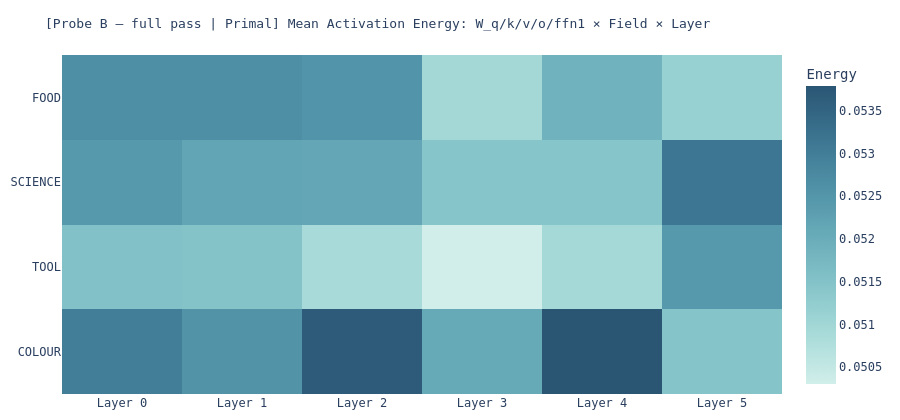
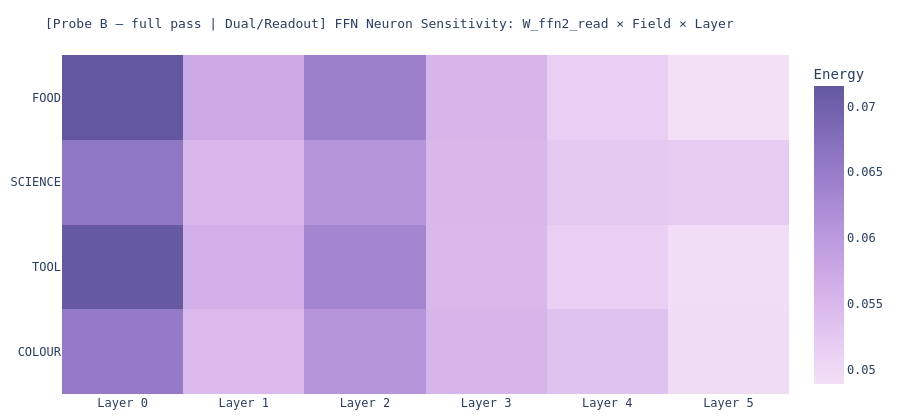

The cell these charts' notebook holds for them, in order:
### Markdown cell above
### 3.1 — Probe B: Visualise mean activation energy per semantic field and layer

Probe B uses `X_pass = model.encode(word)`, so each activation score is computed from a **contextualised representation** that has already passed through all transformer layers.

As in Probe A, we separate:

- **Primal roles** — `W_q`, `W_k`, `W_v`, `W_o`, `W_ffn1`  
  These measure how strongly the learned layers transform the model’s final word representation through their standard input axis.
- **Dual role** — `W_ffn2_read`  
  This probes the transpose of the FFN output matrix and measures which FFN hidden neurons are most sensitive to the contextualised word representation.

The primal view remains the main “write / encode” activation map.
The dual view remains a **readout-space diagnostic**, closer in spirit to ArrowSpace’s feature-space transpose than to a standard forward activation.

Accordingly, the visualisations below should report:
- a **primal heatmap** over the standard roles, showing how contextualised meanings are amplified across layers and semantic fields;
- a **dual/readout heatmap** for `W_ffn2_read`, showing how FFN hidden neurons respond to those contextualised meanings.

Because Probe B uses the model’s own final representation, these maps include a mild self-consistency effect: the same weights partly helped create the vectors now being probed.

### Code cell
# ── §3.1 Probe B: Mean activation energy heatmap (full-pass basis) ────────────
# Primal heatmap: W_q / W_k / W_v / W_o / W_ffn1 only.
# Dual heatmap:   W_ffn2_read only (readout-space diagnostic, self-consistency
#                 effect present: W_ffn2 co-shaped the X_pass vectors).

# ── Primal heatmap ─────────────────────────────────────────────────────────────
primal_layer_means = np.zeros((len(field_names), n_layers))
for f_idx, field in enumerate(field_names):
    mask = labels == field
    for l_idx in range(n_layers):
        cols = [f"L{l_idx}_{r}" for r in PRIMAL_ROLES]
        primal_layer_means[f_idx, l_idx] = df_act.loc[mask, cols].values.mean()

fig_b1_primal = px.imshow(
    primal_layer_means,
    x=[f"Layer {i}" for i in range(n_layers)],
    y=field_names,
    color_continuous_scale="Teal",
    aspect="auto",
    title="[Probe B — full pass | Primal] Mean Activation Energy: W_q/k/v/o/ffn1 × Field × Layer",
    labels={"color": "Energy"},
)
fig_b1_primal.update_layout(
    font_family="monospace", title_font_size=13,
    margin=dict(l=10, r=10, t=55, b=10), height=420,
)
fig_b1_primal.write_image(OUTPUT_DIR / "fig_01b_primal_heatmap.png", scale=2)
fig_b1_primal.show()
print("Saved fig_01b_primal_heatmap.png")

# ── Dual/readout heatmap ───────────────────────────────────────────────────────
dual_layer_means = np.zeros((len(field_names), n_layers))
for f_idx, field in enumerate(field_names):
    mask = labels == field
    for l_idx in range(n_layers):
        cols = [f"L{l_idx}_W_ffn2_read"]
        dual_layer_means[f_idx, l_idx] = df_act.loc[mask, cols].values.mean()

fig_b1_dual = px.imshow(
    dual_layer_means,
    x=[f"Layer {i}" for i in range(n_layers)],
    y=field_names,
    color_continuous_scale="Purp",
    aspect="auto",
    title="[Probe B — full pass | Dual/Readout] FFN Neuron Sensitivity: W_ffn2_read × Field × Layer",
    labels={"color": "Energy"},
)
fig_b1_dual.update_layout(
    font_family="monospace", title_font_size=13,
    margin=dict(l=10, r=10, t=55, b=10), height=420,
)
fig_b1_dual.write_image(OUTPUT_DIR / "fig_01b_dual_heatmap.png", scale=2)
fig_b1_dual.show()
print("Saved fig_01b_dual_heatmap.png")

# > Interpretation note: the Probe B dual heatmap carries a self-consistency effect
# > — the same W_ffn2 that produced these contextualised vectors is now being probed
# > via its transpose. Higher dual energies here vs Probe A reflect the model's own
# > readout geometry recognising its trained output, not a clean external signal.

### Figure 1 — Plotly figure (JSON) as saved in the notebook; plotly's stock layout.template omitted (floating-point values rounded to 4 significant figures)
{"data": [{"coloraxis": "coloraxis", "hovertemplate": "x: %{x}<br>y: %{y}<br>Energy: %{z}<extra></extra>", "name": "0", "type": "heatmap", "x": ["Layer 0", "Layer 1", "Layer 2", "Layer 3", "Layer 4", "Layer 5"], "xaxis": "x", "y": ["FOOD", "SCIENCE", "TOOL", "COLOUR"], "yaxis": "y", "z": [[0.05265, 0.05266, 0.05255, 0.05096, 0.05188, 0.05114], [0.05244, 0.05218, 0.05215, 0.05145, 0.05145, 0.05314], [0.05154, 0.05149, 0.05091, 0.0503, 0.05093, 0.05244], [0.05299, 0.05257, 0.05369, 0.05208, 0.05379, 0.05147]]}], "layout": {"coloraxis": {"colorbar": {"title": {"text": "Energy"}}, "colorscale": [[0, "rgb(209, 238, 234)"], [0.1667, "rgb(168, 219, 217)"], [0.3333, "rgb(133, 196, 201)"], [0.5, "rgb(104, 171, 184)"], [0.6667, "rgb(79, 144, 166)"], [0.8333, "rgb(59, 115, 143)"], [1, "rgb(42, 86, 116)"]]}, "font": {"family": "monospace"}, "height": 420, "margin": {"b": 10, "l": 10, "r": 10, "t": 55}, "title": {"font": {"size": 13}, "text": "[Probe B — full pass | Primal] Mean Activation Energy: W_q/k/v/o/ffn1 × Field × Layer"}, "xaxis": {"anchor": "y", "domain": [0, 1]}, "yaxis": {"anchor": "x", "autorange": "reversed", "domain": [0, 1]}}}

### Figure 2 — Plotly figure (JSON) as saved in the notebook; plotly's stock layout.template omitted (floating-point values rounded to 4 significant figures)
{"data": [{"coloraxis": "coloraxis", "hovertemplate": "x: %{x}<br>y: %{y}<br>Energy: %{z}<extra></extra>", "name": "0", "type": "heatmap", "x": ["Layer 0", "Layer 1", "Layer 2", "Layer 3", "Layer 4", "Layer 5"], "xaxis": "x", "y": ["FOOD", "SCIENCE", "TOOL", "COLOUR"], "yaxis": "y", "z": [[0.07154, 0.05747, 0.06451, 0.05553, 0.05157, 0.04895], [0.06605, 0.0554, 0.06065, 0.05507, 0.05248, 0.05189], [0.07126, 0.05621, 0.06341, 0.05497, 0.05136, 0.04935], [0.06533, 0.05473, 0.06068, 0.05547, 0.0535, 0.04957]]}], "layout": {"coloraxis": {"colorbar": {"title": {"text": "Energy"}}, "colorscale": [[0, "rgb(243, 224, 247)"], [0.1667, "rgb(228, 199, 241)"], [0.3333, "rgb(209, 175, 232)"], [0.5, "rgb(185, 152, 221)"], [0.6667, "rgb(159, 130, 206)"], [0.8333, "rgb(130, 109, 186)"], [1, "rgb(99, 88, 159)"]]}, "font": {"family": "monospace"}, "height": 420, "margin": {"b": 10, "l": 10, "r": 10, "t": 55}, "title": {"font": {"size": 13}, "text": "[Probe B — full pass | Dual/Readout] FFN Neuron Sensitivity: W_ffn2_read × Field × Layer"}, "xaxis": {"anchor": "y", "domain": [0, 1]}, "yaxis": {"anchor": "x", "autorange": "reversed", "domain": [0, 1]}}}
